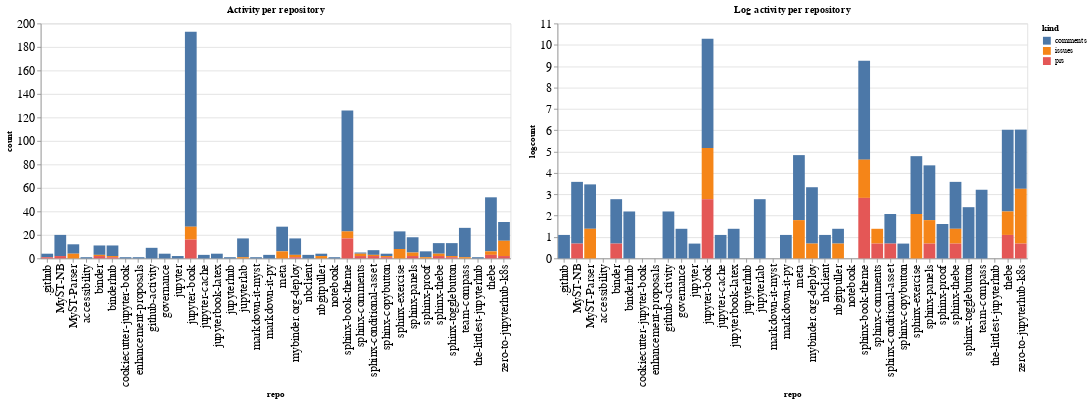

Notebook cell for this chart:
### Code cell
ch1 = alt.Chart(repo_summaries, width=600, title="Activity per repository").mark_bar().encode(
    x='repo',
    y='count',
    color='kind',
    tooltip="kind"
)

ch2 = alt.Chart(repo_summaries, width=600, title="Log activity per repository").mark_bar().encode(
    x='repo',
    y='logcount',
    color='kind',
    tooltip="kind"
)

ch1 | ch2

### Figure 1 — Vega-Lite specification as saved in the notebook (floating-point values rounded to 4 significant figures)
{"config": {"axisLeft": {"labelFontSize": 15}, "axisBottom": {"labelFontSize": 15}}, "hconcat": [{"mark": "bar", "encoding": {"color": {"type": "nominal", "field": "kind"}, "tooltip": {"type": "nominal", "field": "kind"}, "x": {"type": "nominal", "field": "repo"}, "y": {"type": "quantitative", "field": "count"}}, "title": "Activity per repository", "width": 600}, {"mark": "bar", "encoding": {"color": {"type": "nominal", "field": "kind"}, "tooltip": {"type": "nominal", "field": "kind"}, "x": {"type": "nominal", "field": "repo"}, "y": {"type": "quantitative", "field": "logcount"}}, "title": "Log activity per repository", "width": 600}], "data": {"name": "data-666df6e29e26a1d8aac5f5116f73c291"}, "$schema": "https://vega.github.io/schema/vega-lite/v4.8.1.json", "datasets": {"data-666df6e29e26a1d8aac5f5116f73c291": [{"repo": ".github", "kind": "comments", "count": 3, "logcount": 1.099}, {"repo": ".github", "kind": "prs", "count": 1, "logcount": 0.0}, {"repo": "MyST-NB", "kind": "comments", "count": 18, "logcount": 2.89}, {"repo": "MyST-NB", "kind": "prs", "count": 2, "logcount": 0.6931}, {"repo": "MyST-Parser", "kind": "comments", "count": 8, "logcount": 2.079}, {"repo": "MyST-Parser", "kind": "issues", "count": 4, "logcount": 1.386}, {"repo": "accessibility", "kind": "comments", "count": 1, "logcount": 0.0}, {"repo": "binder", "kind": "comments", "count": 8, "logcount": 2.079}, {"repo": "binder", "kind": "issues", "count": 1, "logcount": 0.0}, {"repo": "binder", "kind": "prs", "count": 2, "logcount": 0.6931}, {"repo": "binderhub", "kind": "comments", "count": 9, "logcount": 2.197}, {"repo": "binderhub", "kind": "issues", "count": 1, "logcount": 0.0}, {"repo": "binderhub", "kind": "prs", "count": 1, "logcount": 0.0}, {"repo": "cookiecutter-jupyter-book", "kind": "comments", "count": 1, "logcount": 0.0}, {"repo": "enhancement-proposals", "kind": "comments", "count": 1, "logcount": 0.0}, {"repo": "github-activity", "kind": "comments", "count": 9, "logcount": 2.197}, {"repo": "governance", "kind": "comments", "count": 4, "logcount": 1.386}, {"repo": "jupyter", "kind": "comments", "count": 2, "logcount": 0.6931}, {"repo": "jupyter-book", "kind": "comments", "count": 166, "logcount": 5.112}, {"repo": "jupyter-book", "kind": "issues", "count": 11, "logcount": 2.398}, {"repo": "jupyter-book", "kind": "prs", "count": 16, "logcount": 2.773}, {"repo": "jupyter-cache", "kind": "comments", "count": 3, "logcount": 1.099}, {"repo": "jupyterbook-latex", "kind": "comments", "count": 4, "logcount": 1.386}, {"repo": "jupyterhub", "kind": "comments", "count": 1, "logcount": 0.0}, {"repo": "jupyterlab", "kind": "comments", "count": 16, "logcount": 2.773}, {"repo": "jupyterlab", "kind": "issues", "count": 1, "logcount": 0.0}, {"repo": "markdown-it-myst", "kind": "comments", "count": 1, "logcount": 0.0}, {"repo": "markdown-it-py", "kind": "comments", "count": 3, "logcount": 1.099}, {"repo": "meta", "kind": "comments", "count": 21, "logcount": 3.045}, {"repo": "meta", "kind": "issues", "count": 6, "logcount": 1.792}, {"repo": "mybinder.org-deploy", "kind": "comments", "count": 14, "logcount": 2.639}, {"repo": "mybinder.org-deploy", "kind": "issues", "count": 2, "logcount": 0.6931}, {"repo": "mybinder.org-deploy", "kind": "prs", "count": 1, "logcount": 0.0}, {"repo": "nbclient", "kind": "comments", "count": 3, "logcount": 1.099}, {"repo": "nbgitpuller", "kind": "comments", "count": 2, "logcount": 0.6931}, {"repo": "nbgitpuller", "kind": "issues", "count": 2, "logcount": 0.6931}, {"repo": "notebook", "kind": "comments", "count": 1, "logcount": 0.0}, {"repo": "sphinx-book-theme", "kind": "comments", "count": 103, "logcount": 4.635}, {"repo": "sphinx-book-theme", "kind": "issues", "count": 6, "logcount": 1.792}, {"repo": "sphinx-book-theme", "kind": "prs", "count": 17, "logcount": 2.833}, {"repo": "sphinx-comments", "kind": "comments", "count": 1, "logcount": 0.0}, {"repo": "sphinx-comments", "kind": "issues", "count": 2, "logcount": 0.6931}, {"repo": "sphinx-comments", "kind": "prs", "count": 2, "logcount": 0.6931}, {"repo": "sphinx-conditional-asset", "kind": "comments", "count": 4, "logcount": 1.386}, {"repo": "sphinx-conditional-asset", "kind": "issues", "count": 1, "logcount": 0.0}, {"repo": "sphinx-conditional-asset", "kind": "prs", "count": 2, "logcount": 0.6931}, {"repo": "sphinx-copybutton", "kind": "comments", "count": 2, "logcount": 0.6931}, {"repo": "sphinx-copybutton", "kind": "issues", "count": 1, "logcount": 0.0}, {"repo": "sphinx-copybutton", "kind": "prs", "count": 1, "logcount": 0.0}, {"repo": "sphinx-exercise", "kind": "comments", "count": 15, "logcount": 2.708}, {"repo": "sphinx-exercise", "kind": "issues", "count": 8, "logcount": 2.079}, {"repo": "sphinx-panels", "kind": "comments", "count": 13, "logcount": 2.565}, {"repo": "sphinx-panels", "kind": "issues", "count": 3, "logcount": 1.099}, {"repo": "sphinx-panels", "kind": "prs", "count": 2, "logcount": 0.6931}, {"repo": "sphinx-proof", "kind": "comments", "count": 5, "logcount": 1.609}, {"repo": "sphinx-proof", "kind": "issues", "count": 1, "logcount": 0.0}, {"repo": "sphinx-thebe", "kind": "comments", "count": 9, "logcount": 2.197}, {"repo": "sphinx-thebe", "kind": "issues", "count": 2, "logcount": 0.6931}, {"repo": "sphinx-thebe", "kind": "prs", "count": 2, "logcount": 0.6931}, {"repo": "sphinx-togglebutton", "kind": "comments", "count": 11, "logcount": 2.398}, {"repo": "sphinx-togglebutton", "kind": "issues", "count": 1, "logcount": 0.0}, {"repo": "sphinx-togglebutton", "kind": "prs", "count": 1, "logcount": 0.0}, {"repo": "team-compass", "kind": "comments", "count": 25, "logcount": 3.219}, {"repo": "team-compass", "kind": "issues", "count": 1, "logcount": 0.0}, {"repo": "the-littlest-jupyterhub", "kind": "comments", "count": 1, "logcount": 0.0}, {"repo": "thebe", "kind": "comments", "count": 46, "logcount": 3.829}, {"repo": "thebe", "kind": "issues", "count": 3, "logcount": 1.099}, {"repo": "thebe", "kind": "prs", "count": 3, "logcount": 1.099}, {"repo": "zero-to-jupyterhub-k8s", "kind": "comments", "count": 16, "logcount": 2.773}, {"repo": "zero-to-jupyterhub-k8s", "kind": "issues", "count": 13, "logcount": 2.565}, {"repo": "zero-to-jupyterhub-k8s", "kind": "prs", "count": 2, "logcount": 0.6931}]}}
